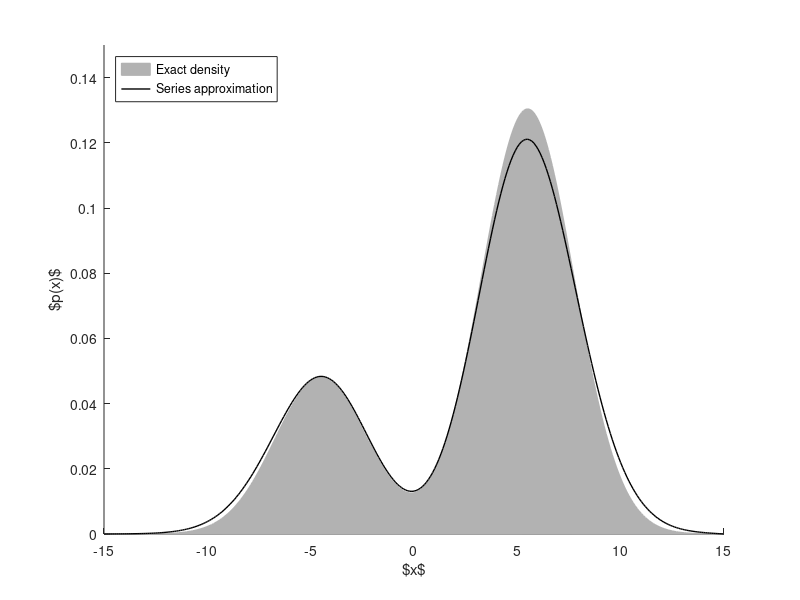

Source code (MATLAB):
%% Example 9.20: Discretized FPK for the Benes SDE
%
% Copyright: 
%   2018 - Simo Särkkä and Arno Solin
%
% License:
%   This software is provided under the MIT License. See the accompanying 
%   LICENSE file for details.

%%
% This is the true density
%
    x0 = 0.5;
    t  = 5;
    
    trans_dens = @(xx,t) 1./sqrt(2*pi*t).*cosh(xx)./cosh(x0).*exp(-0.5*t).*exp(-1./(2*t).*(xx-x0).^2);

    xx = -15:0.1:15;
    plot(xx,trans_dens(xx,t));

%%
% Dirichlet (Neumann) orthogonal basis
%
    L = 15;

    lam = @(i) i*pi/(2*L);
    phi = @(x,i) 1/sqrt(L)*sin(lam(i)*(x + L));
    
    % Check orthonormality
    M = zeros(4);
    for i=1:size(M,1)
        for j=1:size(M,2)
            M(i,j) = integral(@(x) phi(x,i) .* phi(x,j),-L,L);
        end
    end
    M
    
%%
% Form the delta function with the series
%
    %  int phi_i(x) delta(x - x0) dx
    %  = phi_i(x0)
    %
    N = 20;
        
    c0 = phi(x0,1:N)';
    
    xx = -15:0.1:15;

    del = zeros(size(xx));
    for i=1:N
        del = del + c0(i) * phi(xx,i);
    end
    plot(xx,del);
    
%%
% Form the matrix F
%
    F = zeros(N,N);
    
    for i=1:N
        for j=1:N
            F(i,j) = 1/L*integral(@(x) ((tanh(x).^2-1) .* sin(lam(j).*(x + L)) - tanh(x) .* lam(j) .* cos(lam(j) .* (x + L))) .* sin(lam(i).*(x + L)),-L,L);
        end
    end
    F = F - 0.5*diag(lam(1:N).^2);
    pcolor(F);
    
%%
% Solve the equation using backward Euler
%
    dt = 0.1;
    T = (0:dt:t);
    xx = -15:0.1:15;
    
    c = c0;
    for k=1:length(T)
        c = (eye(size(F)) - F*dt) \ c;
        f = zeros(size(xx));
        for i=1:N
            f = f + c(i) * phi(xx,i);
        end
    end
    plot(xx,trans_dens(xx,t),'--',xx,f)
    
%%
% Solve using matrix exponential
%
    c = expm(F*t)*c0;
    
%%
% Plot the final figure
%
    figure(1); clf; hold on
    
      % Exact density
      fill(xx,trans_dens(xx,t),1,'FaceColor',[.7 .7 .7],'EdgeColor',[.7 .7 .7])
      
      % Series approximation
      plot(xx,f,'-k','LineWidth',1)
    
      ylim([0 0.15])      
      legend('Exact density','Series approximation','Location','northwest');
      xlabel('$x$');
      ylabel('$p(x)$');
    
    
    
    